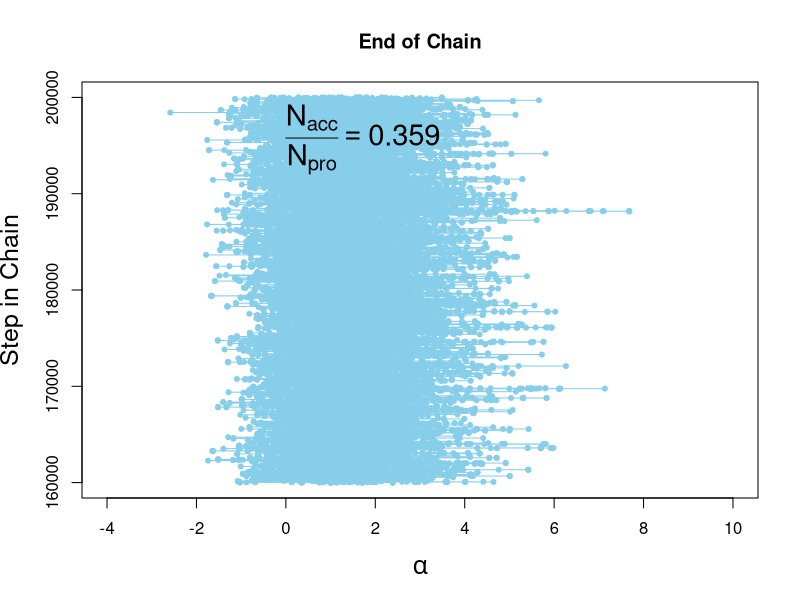
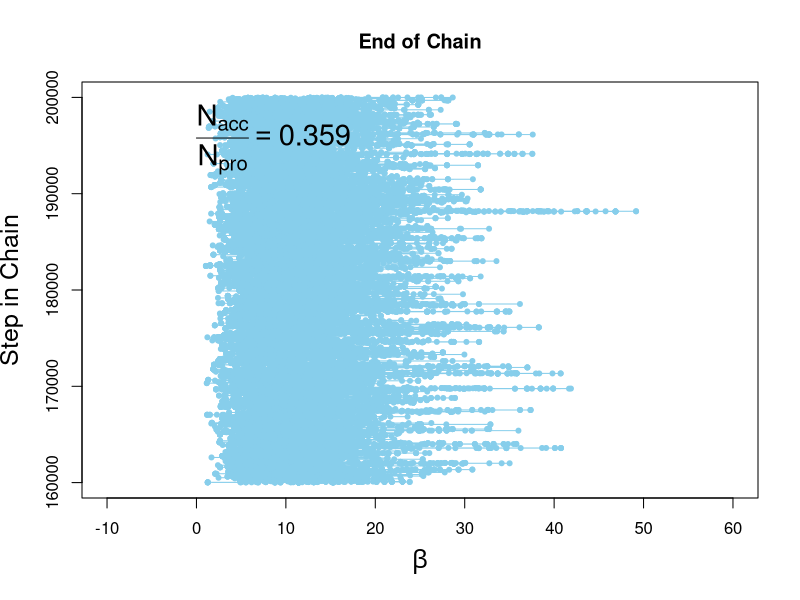
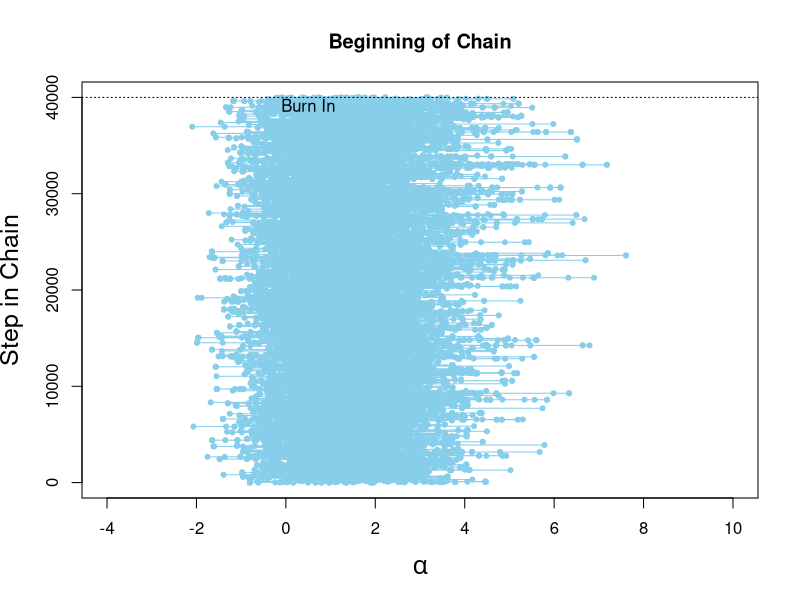
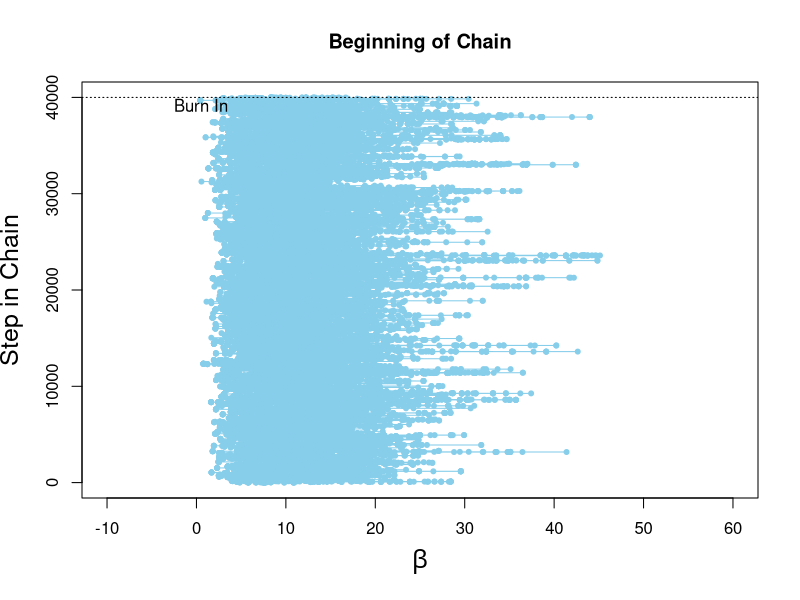
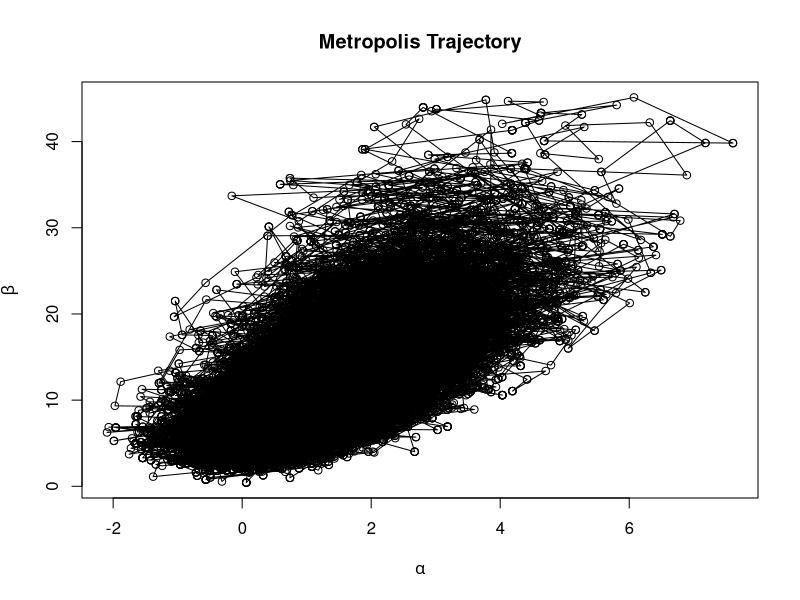
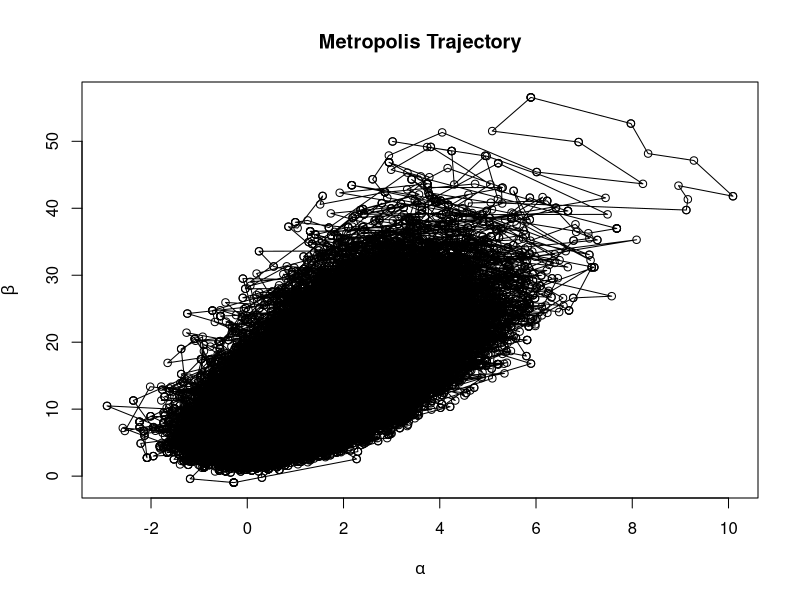
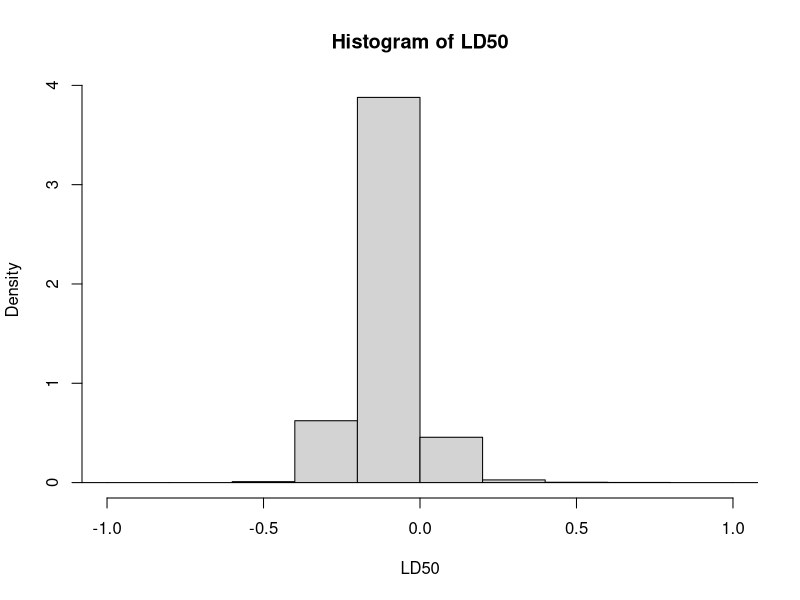
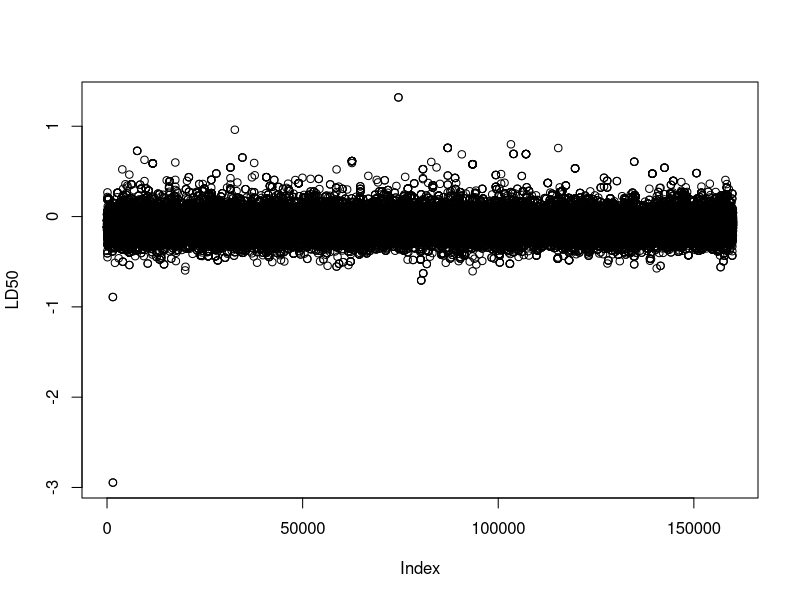

Recreate these plots in R, in order.
## ---- chunk 1
knitr::opts_chunk$set(echo = TRUE)
## ---- chunk 2
library(ggplot2)
library(gridExtra)
library(tidyr)
library(mcmc)
library(coda)
## ---- chunk 3
# The example data
df1 <- data.frame(
  x = c(-0.86, -0.30, -0.05, 0.73),
  n = c(5, 5, 5, 5),
  y = c(0, 1, 3, 5)
)



log_prior <- function(param){
  return(0)
}

log_likelihood <- function(param, data){
  # param is the vector containing alpha and beta
  # data is the dataframe containing ni, xi and yi
  
  y <- data$y
  x <- data$x
  n <- data$n
  alpha <- param[1]
  beta <- param[2]
  
  p_data_given_param <- 0
  
  for (i in 1:length(n)) {
    p <- y[i] * (alpha + beta * x[i] - log(1 + exp(alpha + beta * x[i]))) + (n[i] - y[i]) * (1 - log(1 + exp(alpha + beta * x[i])))
    p_data_given_param = p_data_given_param + p
  }
  
  return(p_data_given_param)
}

rel_log_posterior <- function(param, data){
  rel_prob <- log_prior(param) + log_likelihood(param, data)
  return(rel_prob)
}


rel_log_posterior(param = c(0.8,7.7), data = df1)
## ---- chunk 4
# Specify the length of the trajectory, i.e., the number of jumps to try: 
trajLength = 200000 # arbitrary large number 
# Initialize the vector that will store the results/samples of theta1 and theta2: 
trajectory = array( 0 , c(2, trajLength)) 
# Specify where to start the trajectory: 
trajectory[,1] = c(0.8, 7.7)
# arbitrary value # you can do it in a smarter way
# Specify the burn-in period: 
burnIn = ceiling( 0.2 * trajLength ) 
# arbitrary number, less than trajLength 
# Initialize accepted, rejected counters, just to monitor performance: 
nAccepted = 0 
nRejected = 0 

## ---- chunk 5
set.seed(451)

# change proposal SD to see how the chain runs and how the result changes 
#proposalSD = rep(c(0.02,0.2,2.0)[2], 2) 
proposalSD <- c(2, 4)

for ( t in 1:(trajLength-1) )  { 

	currentPosition <- trajectory[, t] 
	# Use the proposal distribution to generate a proposed jump. 
	proposedJump <- rnorm( 2, mean=0 , sd=proposalSD ) 
  proposedPosition <- currentPosition + proposedJump
  log_probAccept <- min(0, rel_log_posterior(proposedPosition, df1) - rel_log_posterior(currentPosition, df1))
  probAccept <- exp(log_probAccept)
	# Generate a random uniform value from the interval [0,1] to 
	# decide whether or not to accept the proposed jump. 
	if ( runif(1) < probAccept )  { 
		# accept the proposed jump 
		trajectory[, t+1 ] <- currentPosition + proposedJump 
		# increment the accepted counter, just to monitor performance 
		if ( t > burnIn )  { nAccepted = nAccepted + 1  } 
	 } else  { 
		# reject the proposed jump, stay at current position 
		trajectory[ ,t+1 ] = currentPosition 
		# increment the rejected counter, just to monitor performance 
		if ( t > burnIn )  { nRejected = nRejected + 1  } 
	 } 
 } 
 
 
 
# Extract the post-burnIn portion of the trajectory. 
acceptedTraj = trajectory[ , (burnIn+1) : dim(trajectory)[2] ] 
 
# End of Metropolis algorithm. 
## ---- chunk 6
#----------------------------------------------------------------------- 
# Display the chain. 
 
#openGraph(width=4,height=8) 
#layout( matrix(1:2,nrow=2) ) 
#par(mar=c(3,4,2,1),mgp=c(2,0.7,0)) 

# Trajectory, a.k.a. trace plot, end of chain: 
idxToPlot = (trajLength-burnIn):trajLength 
 
plot( trajectory[1,idxToPlot] , idxToPlot , main="End of Chain" , 
        xlab=bquote(alpha) , xlim=c(-4,10) , ylab="Step in Chain" , 
        type="o" , pch=20 , col="skyblue" , cex.lab=1.5 ) 
  # Display proposal SD and acceptance ratio in the plot. 
text( 0.0 , trajLength , adj=c(0.0,1.1) , cex=1.75 , 
        labels = bquote( frac(N[acc],N[pro]) ==  
                           .(signif( nAccepted/(nAccepted+nRejected) , 3 ))))

 
 
plot( trajectory[2,idxToPlot] , idxToPlot , main="End of Chain" , 
        xlab=bquote(beta) , xlim=c(-10,60) , ylab="Step in Chain" , 
        type="o" , pch=20 , col="skyblue" , cex.lab=1.5 ) 
  # Display proposal SD and acceptance ratio in the plot. 
text( 0.0 , trajLength , adj=c(0.0,1.1) , cex=1.75 , 
        labels = bquote( frac(N[acc],N[pro]) ==  
                           .(signif( nAccepted/(nAccepted+nRejected) , 3 )))) 


# Trajectory, a.k.a. trace plot, beginning of chain: 
idxToPlot = 1:burnIn 
 
plot( trajectory[1, idxToPlot] , idxToPlot , main="Beginning of Chain" , 
      xlab=bquote(alpha) , xlim=c(-4,10) , ylab="Step in Chain" , 
      type="o" , pch=20 , col="skyblue" , cex.lab=1.5 ) 
# Indicate burn in limit (might not be visible if not in range): 
if ( burnIn > 0 )  { 
  abline(h=burnIn,lty="dotted") 
  text( 0.5 , burnIn+1 , "Burn In" , adj=c(0.5,1.1) ) 
 } 
 

plot( trajectory[2, idxToPlot] , idxToPlot , main="Beginning of Chain" , 
      xlab=bquote(beta) , xlim=c(-10,60) , ylab="Step in Chain" , 
      type="o" , pch=20 , col="skyblue" , cex.lab=1.5 ) 
# Indicate burn in limit (might not be visible if not in range): 
if ( burnIn > 0 )  { 
  abline(h=burnIn,lty="dotted") 
  text( 0.5 , burnIn+1 , "Burn In" , adj=c(0.5,1.1) ) 
 } 
 

# the beginning of the trajectory
idxBegin <- 1:burnIn
plot(trajectory[1, idxBegin], trajectory[2, idxBegin], 
     xlab = expression(alpha), ylab = expression(beta), 
     main = "Metropolis Trajectory")
lines(trajectory[1, idxBegin], trajectory[2, idxBegin]) 

# after converging
idxToPlot <- burnIn:trajLength
idxSimple <- seq(idxToPlot[1], idxToPlot[length(idxToPlot)])
plot(trajectory[1, idxSimple], trajectory[2, idxSimple], 
     xlab = expression(alpha), ylab = expression(beta), 
     main = "Metropolis Trajectory")
lines(trajectory[1, idxSimple], trajectory[2, idxSimple]) 


## ---- chunk 7
mcmc_obj <- as.mcmc(t(acceptedTraj))

ess <- effectiveSize(mcmc_obj)

print(ess)
## ---- chunk 8
alpha_sample <- acceptedTraj[1,]
beta_sample <- acceptedTraj[2,]

LD50 <- -alpha_sample/beta_sample

summary(LD50)
hist(LD50, freq= F, xlim = c(-1,1))
plot(LD50)
